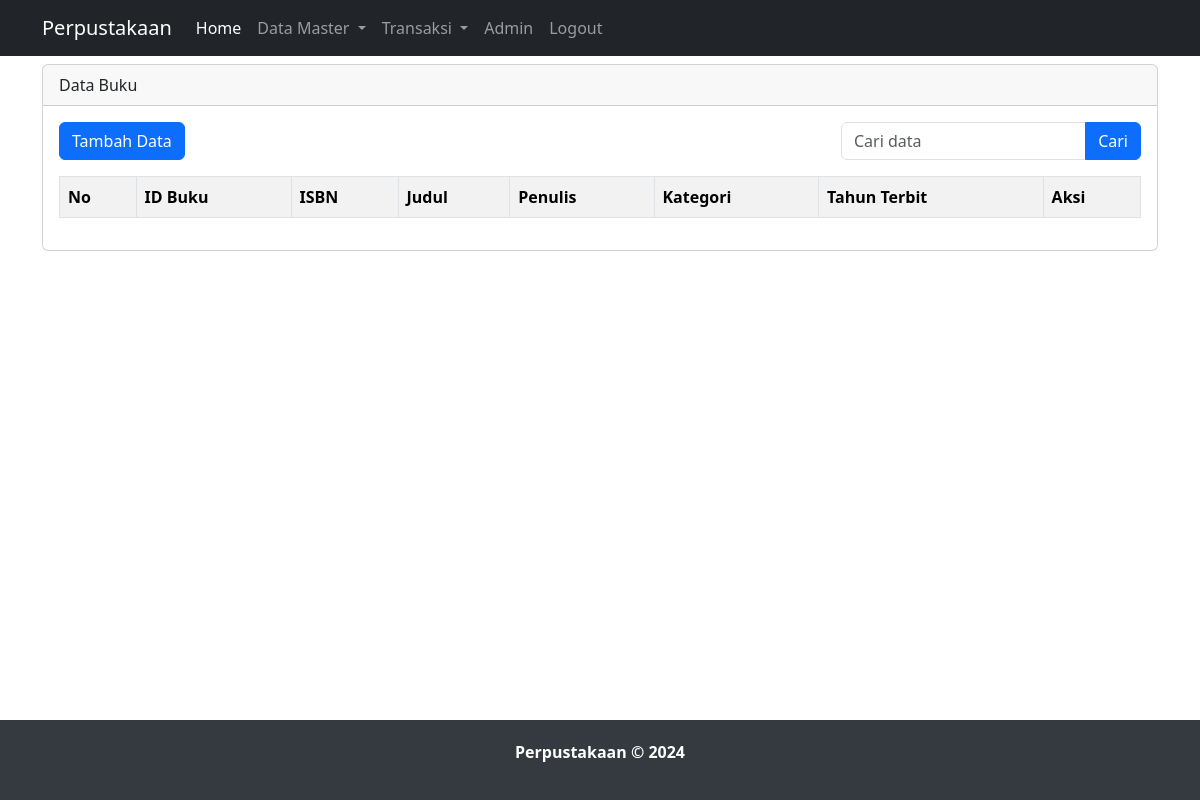
Before: /data_buku.php?keyword=Senja with the older database file.
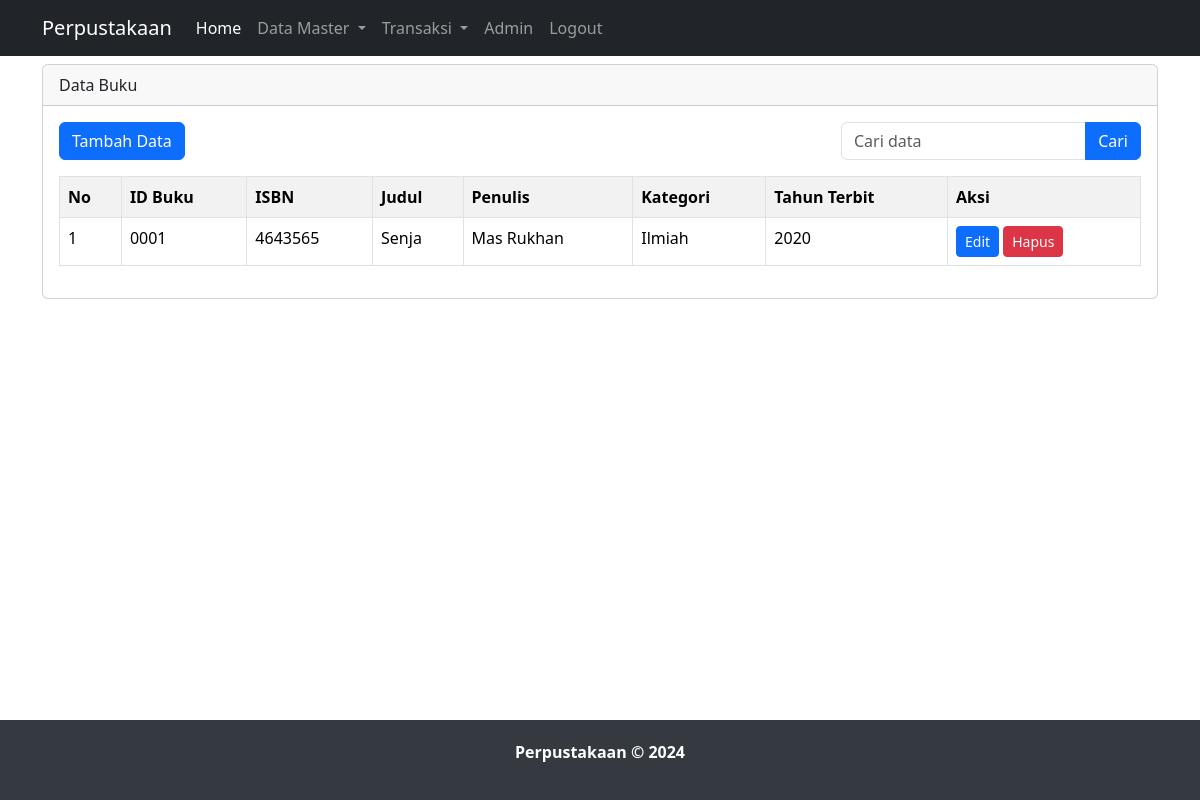
After: the same page with the newer database file.
### tables this page shows
CREATE TABLE `buku` (
  `id_buku` varchar(5) NOT NULL,
  `isbn` varchar(30) DEFAULT NULL,
  `judul` varchar(255) DEFAULT NULL,
  `penulis` varchar(11) DEFAULT NULL,
  `id_kategori` int(11) DEFAULT NULL,
  `tahun_terbit` varchar(4) DEFAULT NULL
);

CREATE TABLE `kategori` (
  `id_kategori` int(11) NOT NULL,
  `nama_kategori` varchar(21) DEFAULT NULL
);

### data_buku.php (the view, shortened to what this page needs)
<?php
    include "header.php";
?>
<div class="container">
        <div class="row">
            <div class="col-lg-12 mt-2" style="min-height: 500px;">
            <div class="card">
                <div class="card-header">
                    Data Buku
                </div>
                <div class="card-body">
                    <div class="row">
                        <div class="col">
                            <a href="tambah_buku.php" class="btn btn-primary">Tambah Data</a>
                        </div>
                        <div class="col">
                            <form action="" class="d-flex justify-content-end" method="GET">
                                <div class="input-group" style="max-width: 300px;">
                                    <input type="text" class="form-control" placeholder="Cari data" name="keyword" aria-label="Cari data">
                                    <button type="submit" class="btn btn-primary">Cari</button>
                                </div>
                            </form>
                        </div>
                    </div>
                    <div class="row mt-3">
                        <div class="col">
                            <table class="table table-bordered table-striped">
                                <tr>
                                    <th>No</th>
                                    <th>ID Buku</th>
                                    <th>ISBN</th>
                                    <th>Judul</th>
                                    <th>Penulis</th>
                                    <th>Kategori</th>
                                    <th>Tahun Terbit</th>
                                    <th>Aksi</th>
                                </tr>
                                <?php
                                if(isset($_GET['keyword']) && !empty($_GET['keyword'])){
                                    $keyword = $_GET['keyword'];
                                    $query = mysqli_query($koneksi, "SELECT buku.*, kategori.nama_kategori
                                                                    FROM buku
                                                                    LEFT JOIN kategori ON buku.id_kategori = kategori.id_kategori
                                                                    WHERE buku.judul LIKE '%$keyword%'
                                                                    OR buku.penulis LIKE '%$keyword%'
                                                                    OR buku.isbn LIKE '%$keyword%'");
                                } else {
                                    $query = mysqli_query($koneksi, "SELECT buku.*, kategori.nama_kategori
                                                                    FROM buku
                                                                    LEFT JOIN kategori ON buku.id_kategori = kategori.id_kategori");
                                }
                                $no = 1;
                                while ($ambil_data = mysqli_fetch_array($query)) {
                                    $id_buku = str_pad($ambil_data['id_buku'], 4, '0', STR_PAD_LEFT);
                                ?>
                                <tr>
                                    <td><?php echo $no++; ?></td>
                                    <td><?php echo $id_buku; ?></td>
                                    <td><?php echo isset($ambil_data['isbn']) ? $ambil_data['isbn'] : 'N/A'; ?></td>
                                    <td><?php echo isset($ambil_data['judul']) ? $ambil_data['judul'] : 'N/A'; ?></ td>
                                    <td><?php echo isset($ambil_data['penulis']) ? $ambil_data['penulis'] : 'N/A'; ?></td>
                                    <td><?php echo isset($ambil_data['nama_kategori']) ? $ambil_data['nama_kategori'] : 'N/A'; ?></td>
                                    <td><?php echo isset($ambil_data['tahun_terbit']) ? $ambil_data['tahun_terbit'] : 'N/A'; ?></td>
                                    <td>
                                        <a href="edit_buku.php?id=<?php echo $ambil_data['id_buku']; ?>" class="btn btn-sm btn-primary">Edit</a>
                                        <a href="hapus_buku.php?id=<?php echo $ambil_data['id_buku']; ?>" class="btn btn-sm btn-danger">Hapus</a>
                                    </td>
                                </tr>
                                <?php } ?>
                            </table>
                        </div>
                    </div>
                </div>
            </div>
        </div>
    </div>
</div>

Changed rows visible on the page:
added buku: id_buku "0001", isbn "4643565", judul "Senja", penulis "Mas Rukhan", id_kategori.nama_kategori "Ilmiah", tahun_terbit "2020"
